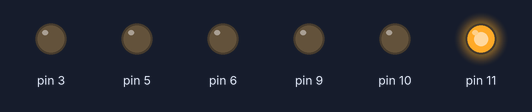
Bench run of a program on a simulated Arduino Nano, built with avr-gcc and run on an emulated ATmega328P. Parts: output pins drawn as LEDs (lit = HIGH).

Above: at 0.1 s.
At 2.1 s:
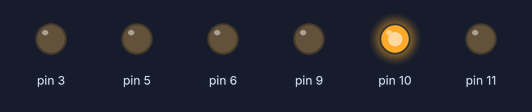
At 4.1 s:
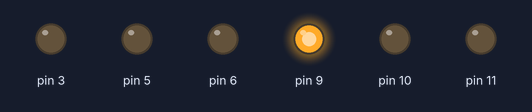
At 6.1 s:
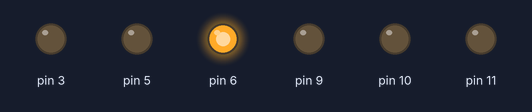
At 8.1 s:
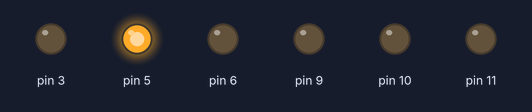
At 11.1 s:
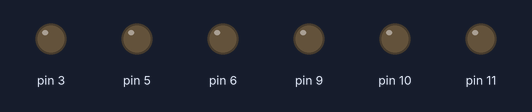
Timing chart, 0 to 12.6 s (numbered marks = the images above):
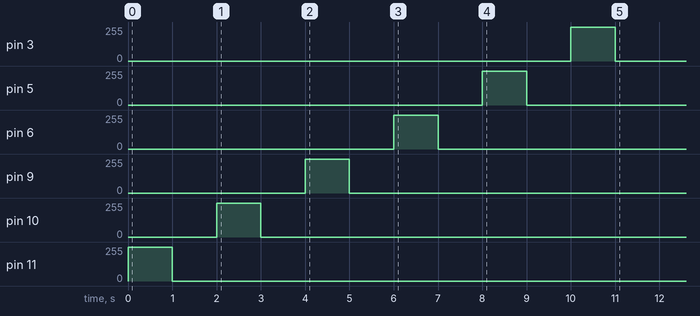

The program:

main.cpp
```cpp
#include <Arduino.h>

const int redPort = 12;
const int yellowPort = 11;
const int greenPort = 10;

const int garlandLength = 6;
const int colorsNumber = 4;

const int ports[garlandLength] {11, 10, 9, 6, 5, 3};

void setup() {
    for (int port : ports) {
        pinMode(port, OUTPUT);
    }
}

void applySimpleToPin(int pin) {
    digitalWrite(pin, HIGH);
    delay(1000);
    digitalWrite(pin, LOW);
    delay(1000);
}

void simpleMode() {
    for (int port : ports) {
        applySimpleToPin(port);
    }
}

void applyFadeToPin(int pin) {
    for (int i = 0; i < 255; i++) {
        analogWrite(pin, i);
        delay(5);
    }
    digitalWrite(pin, HIGH);

    for (int i = 255; i > 0; i--) {
        analogWrite(pin, i);
        delay(5);
    }

    digitalWrite(pin, LOW);
}

void fadeMode() {
    for (int port : ports) {
        applyFadeToPin(port);
    }
}

void applyFastToPin(int pin) {
    for (int i = 0; i < 255; i++) {
        analogWrite(pin, i);
        delay(1);
    }
    digitalWrite(pin, HIGH);

    for (int i = 255; i > 0; i--) {
        analogWrite(pin, i);
        delay(1);
    }

    digitalWrite(pin, LOW);
}

void fastMode() {
    for (int port : ports) {
        applyFastToPin(port);
    }

    for (int port : ports) {
        applyFastToPin(port);
    }

    for (int port : ports) {
        applyFastToPin(port);
    }
}

void allFadeMode() {
    for (int i = 0; i < 3; i++) {
        for (int j = 0; j < 255; j++) {
            for (int port : ports) {
                analogWrite(port, j);
            }
            delay(5);
        }

        for (int j = 255; j > 0; j--) {
            for (int port : ports) {
                analogWrite(port, j);
            }
            delay(5);
        }
    }
}

void loop() {
    simpleMode();
    fadeMode();
    allFadeMode();
    fastMode();
}
```

Measured:
- by itself, pin 3: 0/255 → 255/255 at 10.0 s, → 0/255 1.0 s later
- by itself, pin 5: 0/255 → 255/255 at 8.0 s, → 0/255 1.0 s later
- by itself, pin 6: 0/255 → 255/255 at 6.0 s, → 0/255 1.0 s later
- by itself, pin 9: 0/255 → 255/255 at 4.0 s, → 0/255 1.0 s later
- by itself, pin 10: 0/255 → 255/255 at 2.0 s, → 0/255 1.0 s later
- by itself, pin 11: 0/255 → 255/255 at 0.00 s, → 0/255 1.0 s later
